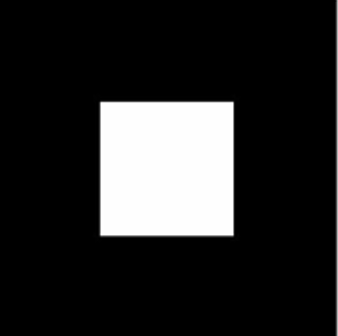
#> input picture HW5_Rotation/test.png, 338 x 336 px
$ python hw3.py ../HW5_Rotation/test.png
#> lines starting #> are read from the running program, lines starting #| are printed output that depends on the picture
import sys
import numpy as np
import matplotlib.pyplot as plt
import matplotlib.image as mpimg
import skimage.exposure as ex

x = mpimg.imread(sys.argv[1])
#> x is the input picture: shape (336, 338, 4) float32; mean R, G, B, A 0.161, 0.161, 0.161, 1
ori = x.copy()
co = x.copy()

x = np.dot(x[...,:3], [1/3, 1/3, 1/3])
#> x: shape (336, 338) float64
G = x.copy()

ch = ex.equalize_hist(x)
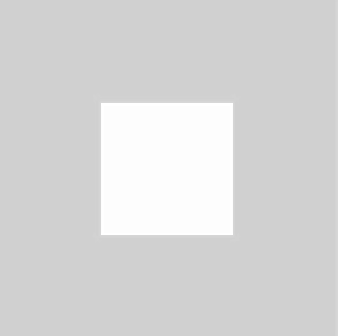
#> ch: shape (336, 338) float64; min 0.818, max 1, mean 0.846
ch = ex.rescale_intensity(ch, out_range=(0, 255))

G2 = ex.equalize_hist(G)
G2 = ex.rescale_intensity(G2, out_range=(0, 255))
co = np.array(co).astype(float)
for i in range( co.shape[0] ):
    for j in range( co.shape[1] ):
       # co[i][j] [r, g, b]
       for k in range(3):
           temp = co[i][j][k]*G2[i][j]//G[i][j]
           co[i][j][k] = temp
#> co: shape (336, 338, 4) float64; 61.37% of the values are NaN or infinite; the others: min 1, max 255, mean 75.48
max_value = np.max(co)
#> max_value = nan
co = co*255/max_value
#> co: shape (336, 338, 4) float64; every value is NaN or infinite
co = np.array(co).astype(np.uint8)
#> co: shape (336, 338, 4); every value is 0

# Plot histogram for original image
plt.figure()
plt.hist(x.flatten(), bins=256, color='blue', alpha=0.5)
plt.title('Histogram of Original Image')
plt.xlabel('Pixel Intensity')
plt.ylabel('Frequency')
# Plot histogram for equalized image
plt.figure()
plt.hist(ch.flatten(), bins=256, color='red', alpha=0.5)
plt.title('Histogram of Equalized Image')
plt.xlabel('Pixel Intensity')
plt.ylabel('Frequency')
plt.show()
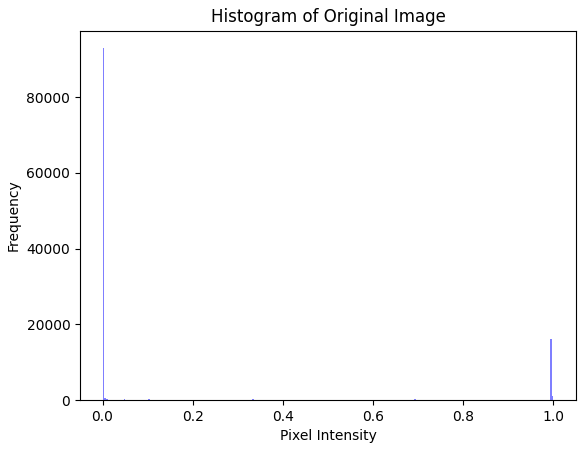
#> figure drawn by matplotlib, 1 panel; tallest bar 92928 high, from x = 0 to 0.00391
#> figure, not shown here; tallest bar 92928 high, from x = 0 to 0.996
# Display the original and equalized image
figure, ax = plt.subplots(1, 2)
ax[0].imshow(x, cmap='gray')
ax[0].set_title('Original Image')
ax[1].imshow(ch, cmap='gray')
ax[1].set_title('Equalized Image')
plt.show()
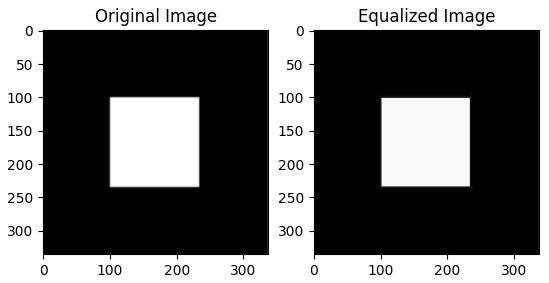
#> figure drawn by matplotlib, 2 panels

# image (color)
# Plot histogram for original image
plt.figure()
plt.hist(ori.flatten(), bins=256, color='blue', alpha=0.5)
plt.title('Histogram of Original Image')
plt.xlabel('Pixel Intensity')
plt.ylabel('Frequency')
# Plot histogram for equalized image
plt.figure()
plt.hist(co.flatten(), bins=256, color='red', alpha=0.5)
plt.title('Histogram of Equalized Image')
plt.xlabel('Pixel Intensity')
plt.ylabel('Frequency')
plt.show()
#> figure, not shown here; tallest bar 278784 high, from x = 0 to 0.00391
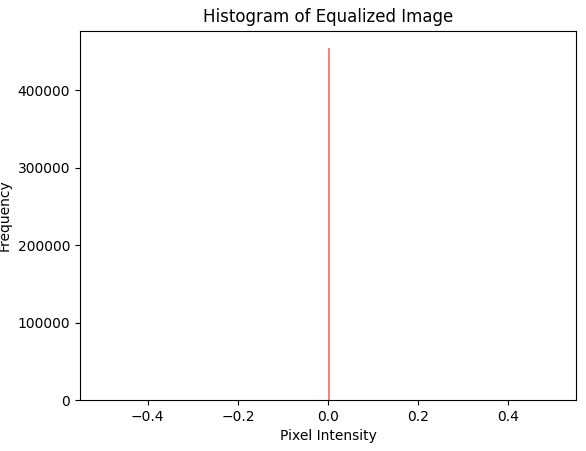
#> figure drawn by matplotlib, 1 panel; tallest bar 454272 high, from x = 0 to 0.00391
# # Display the original and equalized image (color)
figure, ax = plt.subplots(1, 2)
ax[0].imshow(ori)
ax[0].set_title('Original Image')
ax[1].imshow(co)
ax[1].set_title('Equalized Image')
plt.show()
